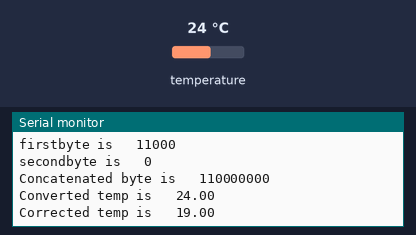
Bench run of a sketch on a simulated Arduino Uno, built with avr-gcc and run on an emulated ATmega328P. On the bench: the last lines printed to the serial monitor. Wiring (inferred from the names in the program): TMP102 temperature sensor at I2C address 0x48. The test bench sets the inputs (shaded band); at power-on: temperature 24 °C.

Above: at 1.8 s.
1.9 s: temperature set to 12 °C
At 3.0 s:
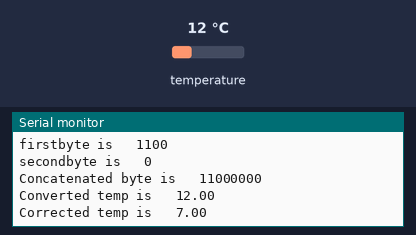
3.4 s: temperature set to 19 °C
At 5.1 s:
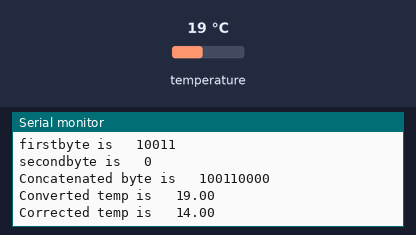
Timing chart, 0 to 6.6 s (numbered marks = the images above; inputs shaded):
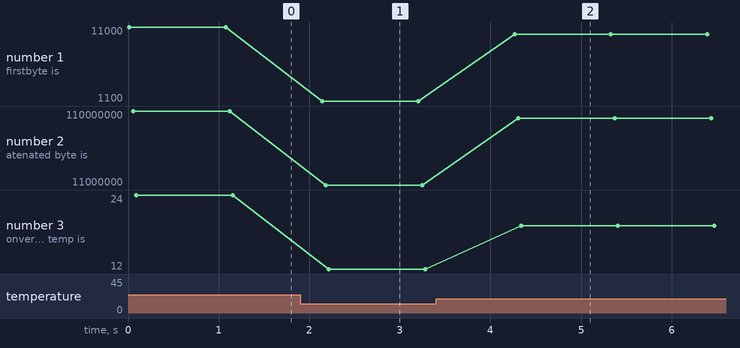

Measured:
- after the input at 1.9 s, the serial monitor: prints a new line after 0.24 s (image 1)
- after the input at 3.4 s, the serial monitor: prints a new line after 0.87 s (image 2)
- plotted number 1: 11000 → 1100 after the input at 1.9 s, 1100 → 10011 after the input at 3.4 s
- plotted number 2: 110000000 → 11000000 after the input at 1.9 s, 11000000 → 100110000 after the input at 3.4 s
- plotted number 3: 24 → 12 after the input at 1.9 s

The sketch:

opgave_1.ino
```cpp
#include "Arduino.h"
#include "Wire.h"

#define TMP102_I2C_ADDRESS 72

void setup() {
  Wire.begin(); // start the I2C library
  Serial.begin(9600);
  Serial.println("Arduino Ready");
}

void getTemp(){
  byte firstbyte, secondbyte;
  int val;
  float convertedtemp;
  float correctedtemp;

  Wire.beginTransmission(TMP102_I2C_ADDRESS); //Say hi to the sensor.
  Wire.write(0x00);
  Wire.endTransmission();
  Wire.requestFrom(TMP102_I2C_ADDRESS, 2);
  Wire.endTransmission();


  firstbyte = (Wire.read());
  secondbyte = (Wire.read());
    val = ((firstbyte) << 4);
    val |= (secondbyte >> 4);
    convertedtemp = val*0.0625;
    correctedtemp = convertedtemp - 5;

  Serial.print("firstbyte is ");
  Serial.print("\t");
  Serial.println(firstbyte, BIN);
  Serial.print("secondbyte is ");
  Serial.print("\t");
  Serial.println(secondbyte, BIN);
  Serial.print("Concatenated byte is ");
  Serial.print("\t");
  Serial.println(val, BIN);
  Serial.print("Converted temp is ");
  Serial.print("\t");
  Serial.println(val*0.0625);
  Serial.print("Corrected temp is ");
  Serial.print("\t");
  Serial.println(correctedtemp);
  Serial.println();
}

void loop() {
  getTemp();
  delay(1000); //wait 5 seconds before printing our next set of readings.
}
```
